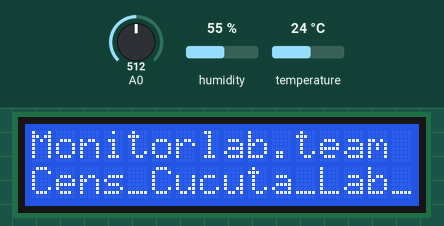
This sketch was run on a simulated ESP8266 (NodeMCU). On the bench: 16×2 character LCD. Inputs (shaded band) come from the test bench; at power-on: A0 = 512, humidity 55 %, temperature 24 °C. WiFi joins after 1.5 s; servers stay silent unless stated; network time is answered at once with the bench clock; the local clock reads 2024-03-15 10:24:30 at power-on unless the sketch sets it; storage starts empty; random numbers use the default seed unless the sketch sets one; no MQTT or app messages arrive unless stated; what the sketch prints to the serial monitor is not drawn.

Above: at 2.0 s.
At 5.2 s:
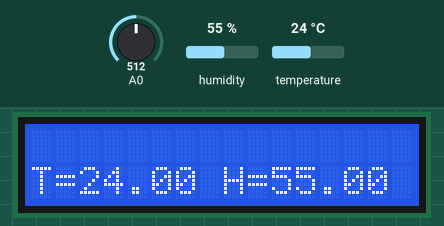
5.3 s: A0 set to 716
At 6.9 s:
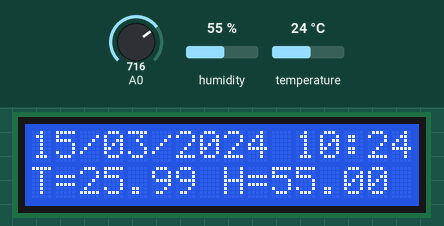
7.6 s: A0 set to 900
At 8.6 s:
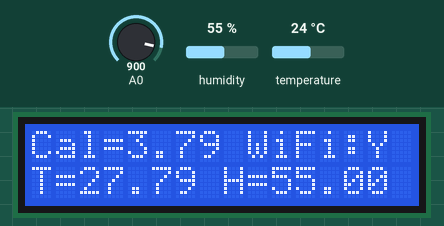
9.2 s: A0 set to 1023
At 10.3 s:
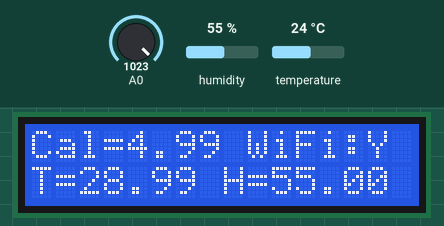
Timing chart, 0 to 12.2 s (numbered marks = the images above; inputs shaded):
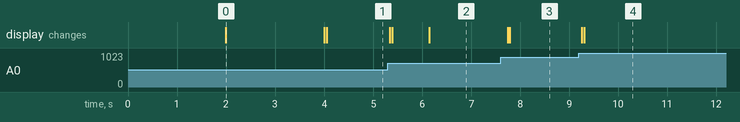

The sketch:

1.1.MONITOR.ino
```cpp
// Monitor de temperatura y humedad para el laboratorio
// de calibracion de medidores electricos de Centrales Electricas
// de norte de santander
// Autor: Andres Martinez
// Tipo de dispositivo: Datalogger Temeperatura y humedad CENS
// Pagina web: www.monitorlab.team - onmotica.com
// Fecha: 02.02.2020

//Librerias
#include <LiquidCrystal_I2C.h>
#include <Wire.h>
#include "Adafruit_SHT31.h"
#include <SPI.h>
#include <SD.h>
// WiFi
#include <WiFiManager.h>
#include <ESP8266HTTPClient.h>
// Blink
#define BLYNK_PRINT Serial
#include <ESP8266WiFi.h>
#include <BlynkSimpleEsp8266.h>
// Manejo del tiempo
#include <NTPClient.h>
#include <WiFiUdp.h>
#include <time.h>
// Ensamblaje del mensaje MQTT
#include <ArduinoJson.h>
#include <DNSServer.h>
#include <ESP8266WebServer.h>
#include <PubSubClient.h>

//Variables
float temperatura, humedad;
double val;
String excelLine, clientId = "ESP8266Client-";
unsigned long lastTime;
double lastCal;
const long utcOffsetInSeconds = -18000; //GMT -5:00 For UTC -5.00 : -5 * 60 * 60 : -18000
const int serverPort = 1883;
static char* mqtt_server =  "mqtt.onmotica.com";
char auth[] = "g4HK21Y2NyNNRdiO24nJUGDRmJZrUbHS"; // Token del modulo 1
//char auth[] = "g4HK21Y2NyNNRdiO24nJUGDRmJZrUbHS"; // Token del modulo 2

#define outTopic "/Cens/Cucuta/Lab_calibracion/Output"
#define inTopic "/Cens/Cucuta/Lab_calibration/Input"
#define wiFiname "Cens_Cucuta_Lab_Calibracion"
#define sensorError "****sensor error****"
#define sdError "****SD error****"
#define mqttError "****MQTT error****"
#define wifiError "****WiFi error****"

//Instanciacion de las librerias
LiquidCrystal_I2C lcd(0x3F,16,2);
Adafruit_SHT31 sht31 = Adafruit_SHT31();
WiFiManager wifiManager;
File myFile;
WiFiUDP ntpUDP;
WiFiClient espClient;
PubSubClient mqttClient(espClient);
NTPClient timeClient(ntpUDP, "south-america.pool.ntp.org", utcOffsetInSeconds);

//sensor error, SD error, MQTT error, WiFi error
int errores[4] = {0, 0, 0, 0};

void setup() {
  //Inicializacion de librerias
  Serial.begin(9600);
  lcd.init();

  //Encender la luz de fondo.
  lcd.backlight();
  lcd.setCursor(0,0);
  lcd.print("Conectate: ");
  lcd.setCursor(0,1);
  lcd.print(wiFiname);

  if (! sht31.begin(0x44)) {   // Set to 0x45 for alternate i2c addr
      Serial.println("Error encontrando el sensor");
      errores[0] = 1;
  }

  if (!SD.begin(D8)) {
    Serial.println("Error de memoria SD");
      errores[1] = 1;
  }

  WiFiManagerParameter custom_blynk_token("Blynk", "blynk token", auth, 33);
  wifiManager.addParameter(&custom_blynk_token);
  while (!wifiManager.autoConnect(wiFiname)) {
      Serial.println("Fallo al conectarse, reintentando...");
      errores[3] = 1;
      delay(5000);
  }
  Blynk.config(custom_blynk_token.getValue());
  Blynk.begin(custom_blynk_token.getValue(), WiFi.SSID().c_str(), WiFi.psk().c_str());
  mqttClient.setServer(mqtt_server, serverPort);
  mqttClient.setCallback(callback);
  clientId += String(random(0xffff), HEX); mqttClient.connect(clientId.c_str());

  lcd.setCursor(0,0);
  lcd.print("Monitorlab.team");

  timeClient.begin();

  // Escribimos el mensaje de bienvenida en el LCD.
  delay(2000);
  lcd.setCursor(0,0); lcd.print("Cal="); lcd.print(getOffset());

  Serial.println("Inicializacion exitosa");
  lcd.clear();
}

void loop() {
  //Ejecucion del programa
  calcularTemperaturaHumedad();

  mostrarTempHumEnPantalla();

  Serial.print("Temperatura: ");
  Serial.print(temperatura);
  Serial.print(" °C");

  Serial.print(" - ");

  Serial.print("Humedad: ");
  Serial.print(humedad);
  Serial.println(" %RH");

  excelLine = String(temperatura) + ";" +  String(humedad) + ";" + getOffset() + ";" + getTime();

  myFile = SD.open("registros.csv", FILE_WRITE);
  if (myFile) {
    Serial.print("registro excel: "); Serial.println(excelLine);
    myFile.println (excelLine);
    myFile.close();
  }

  // Enviamos el mensaje a la plataforma de monitorlab.team - onmotica.com
  publicarMQTT();

  // Durante el tiempo de espera va actualizando la variable offset o calibracion
  smartDelay(30000);
}

double getOffset()
{
  val  = analogRead(A0); // PIN A0_TEMP ADJ
  return (0.009765*val)-5;
}

unsigned long notificationTimeMillis;
int notificationPointer = 0;

void smartDelay(int mS)
{
    lastTime = millis();
    while(millis() - lastTime< mS) {

      //Ciclo de blink
      Blynk.run();

      //Ciclo de MQTT
      mqttClient.loop();


      //Si el valor es distinto al anterior impreso en pantalla lo muestra
      if(abs((getOffset() - lastCal)*100) > 0.5)
      {
        lcd.setCursor(0,0);
        lcd.print("                ");
        lcd.setCursor(0,0);
        lcd.print("Cal=");
        lcd.print(getOffset());

        lcd.print(" WiFi:");
        lcd.print(WiFi.isConnected()?"Y":" N");

        lastCal = getOffset();

        calcularTemperaturaHumedad();
        mostrarTempHumEnPantalla();

      }
      else
      {
        if(millis() - notificationTimeMillis > 6000)
        {
          lcd.setCursor(0,0);
          lcd.print("                ");
          lcd.setCursor(0,0);
          lcd.print(obtenerError());
          notificationTimeMillis = millis();
          notificationPointer++;
          if(notificationPointer>3) notificationPointer = 0;
        }

      }

      // Para que blink este actualizado
      calcularTemperaturaHumedad(); actualizarBlink();

      delay(100);
    }
}

String obtenerError()
{
  if(errores[notificationPointer] == 1)
  {
    String error = "";
    switch(notificationPointer)
    {
      case 0:
        error = sensorError;
        break;
      case 1:
        error = sdError;
        break;
      case 2:
        error = mqttError;
        break;
      case 3:
        error = wifiError;
        break;
    }
    return error;
  }
  else
  {
    return getOnlyDate() + " " +  getOnlyTime();
  }
}

void publicarMQTT()
{
  const size_t CAPACITY = JSON_OBJECT_SIZE(11);
  StaticJsonDocument<CAPACITY> jsonBuffer;
  JsonObject root = jsonBuffer.to<JsonObject>();
  root["D1"] = temperatura;
  root["D2"] = humedad;
  char JSONmessageBuffer[200];
  //root.printTo(JSONmessageBuffer, sizeof(JSONmessageBuffer));
  serializeJson(root, JSONmessageBuffer);

  Serial.println(JSONmessageBuffer);

  if (mqttClient.publish(inTopic, JSONmessageBuffer) == true) {
        Serial.println("Publicado!!! :)");
        errores[2] = 0;
      } else {
        Serial.println("No se ha podido publicar");
        errores[2] = 1;
      }
}

void calcularTemperaturaHumedad()
{
  // Esta funcion obtiene del sensor los valores de temperatura y humedad
  temperatura = sht31.readTemperature();
  humedad = sht31.readHumidity();
  temperatura = temperatura + getOffset();
}

void mostrarTempHumEnPantalla()
{
  // Esta funcion muestra en pantalla la temperatura y humedad
  lcd.setCursor(0,1);
  lcd.print("T="); lcd.print(temperatura);
  lcd.print(" ");
  lcd.print("H="); lcd.print(humedad);

  actualizarBlink();
}

void actualizarBlink()
{
  Blynk.virtualWrite(V5, temperatura);
  Blynk.virtualWrite(V6, humedad);

  // Send time to the App
  Blynk.virtualWrite(V1, getOnlyTime());
  // Send date to the App
  Blynk.virtualWrite(V2, getOnlyDate());

  Blynk.virtualWrite(V7, "Monitor v1");
  Blynk.virtualWrite(V8, "CENS CÚCUTA");
}

String getOnlyTime()
{
  timeClient.update();
   time_t rawtime = timeClient.getEpochTime();
   struct tm * ti;
   ti = localtime (&rawtime);

   uint16_t year = ti->tm_year + 1900;
   String yearStr = String(year);

   uint8_t month = ti->tm_mon + 1;
   String monthStr = month < 10 ? "0" + String(month) : String(month);

   uint8_t day = ti->tm_mday;
   String dayStr = day < 10 ? "0" + String(day) : String(day);

   uint8_t hours = ti->tm_hour;
   String hoursStr = hours < 10 ? "0" + String(hours) : String(hours);

   uint8_t minutes = ti->tm_min;
   String minuteStr = minutes < 10 ? "0" + String(minutes) : String(minutes);

   uint8_t seconds = ti->tm_sec;
   String secondStr = seconds < 10 ? "0" + String(seconds) : String(seconds);

   return hoursStr + ":" + minuteStr + ":" + secondStr;
}
String getOnlyDate()
{
  timeClient.update();
   time_t rawtime = timeClient.getEpochTime();
   struct tm * ti;
   ti = localtime (&rawtime);

   uint16_t year = ti->tm_year + 1900;
   String yearStr = String(year);

   uint8_t month = ti->tm_mon + 1;
   String monthStr = month < 10 ? "0" + String(month) : String(month);

   uint8_t day = ti->tm_mday;
   String dayStr = day < 10 ? "0" + String(day) : String(day);

   uint8_t hours = ti->tm_hour;
   String hoursStr = hours < 10 ? "0" + String(hours) : String(hours);

   uint8_t minutes = ti->tm_min;
   String minuteStr = minutes < 10 ? "0" + String(minutes) : String(minutes);

   uint8_t seconds = ti->tm_sec;
   String secondStr = seconds < 10 ? "0" + String(seconds) : String(seconds);

   return dayStr + "/" + monthStr + "/" + yearStr;
}

String getTime()
{
   timeClient.update();
   time_t rawtime = timeClient.getEpochTime();
   struct tm * ti;
   ti = localtime (&rawtime);

   uint16_t year = ti->tm_year + 1900;
   String yearStr = String(year);

   uint8_t month = ti->tm_mon + 1;
   String monthStr = month < 10 ? "0" + String(month) : String(month);

   uint8_t day = ti->tm_mday;
   String dayStr = day < 10 ? "0" + String(day) : String(day);

   uint8_t hours = ti->tm_hour;
   String hoursStr = hours < 10 ? "0" + String(hours) : String(hours);

   uint8_t minutes = ti->tm_min;
   String minuteStr = minutes < 10 ? "0" + String(minutes) : String(minutes);

   uint8_t seconds = ti->tm_sec;
   String secondStr = seconds < 10 ? "0" + String(seconds) : String(seconds);

   return dayStr + "/" + monthStr + "/" + yearStr + " - " +
          hoursStr + ":" + minuteStr + ":" + secondStr;

}

void callback(char* topic, byte* payload, unsigned int length) {
  // En llegada de mensajes no realiza nada.
}
```

Measured:
- after the input at 7.6 s, the display: first changes after 0.15 s (image 3 shows a later state)
- what the display in image 0 shows lasts 2.0 s, from 2.0 s to 4.0 s
